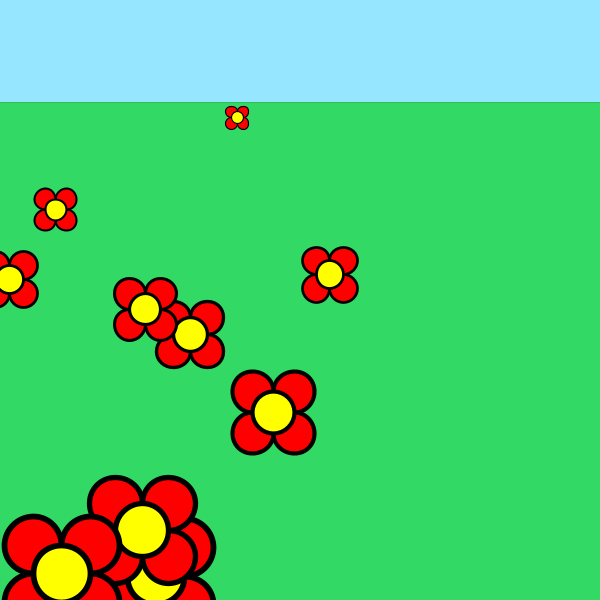
Frame 1 (no input)
Frame 60 (the mouse pressed at the canvas centre just before this capture): identical to frame 1, image omitted
Frame 120 (the mouse held since frame 60 and released just before this capture): identical to frame 1, image omitted

The Processing sketch that drew this single still picture (run headless with seeded random() and noise(); from frame 60 on, the mouse is pressed at the canvas centre):

// Processing sketch: processing_70903
// ── processing_70903.pde

//*****************************************
//*Assignment 2
//*Bryce Lewis
//*bklewis@brynmawr.edu
//*CS 110 - Section 1
//*9/19/2012
//*This program draws a randomized field of flowers.
//*When the mouse is pressed, a bee appears.
//*The bee's color and shape is determined by its location.
//*Pressing a key wipes the screen and restarts the program.
//*****************************************

void drawBackground(){
  
  //green field and blue sky
  background (50,random(150,255),100);
  strokeWeight(0);
  fill(150,230,255);
  rect(-3,-3,610,105);
  smooth();
  
  //loop that draws 10 flowers
  for(int i = 0; i <10;  i++){
 
    float a = random(0,600);
    float b = random(110,600);
 
    strokeWeight(b/100);
    fill(255,0,0);
    ellipse(a+b/20,b+b/20,b/10,b/10);
    ellipse(a-b/20,b+b/20,b/10,b/10);
    ellipse(a+b/20,b-b/20,b/10,b/10);
    ellipse(a-b/20,b-b/20,b/10,b/10);
    fill(255,255,0);
    ellipse(a,b,b/10,b/10);
  }
}

void setup(){
  size(600,600);
  drawBackground();
}

//printing mouse coordinates
void draw(){
  println (mouseX +"," + mouseY);
}

//click to create bees
void mousePressed(){
 
  float x = mouseX;
  float y = mouseY;
 
  if(x<600 && y>000 && y<600){
 
    //bee wings
    strokeWeight(y/100);
    fill(100,150,250);
    bezier(x,y-y/20,x-y/7.5,y-y/5,x+y/5,y-y/3.75,x,y-y/20);
    bezier(x-y/60,y-y/20,x-y/5,y-y/5,x+y/7.5,y-y/3.75,x-y/60,y-y/20);
  
    //bee body and color: color changes based on location
    //of mouseX and mouseY)
    if(x<255 && y<255){
    fill(x,y,100);
    }
    else if(x>=255 && y<255){
      fill(x-254,y,100);
    }
        else if(x<255 && y>=255){
    fill(x,y-254,100);
    }
    else if(x>=255 && y>=255){
      fill(x-254,y-254,100);
    }
    ellipse(x,y,7*y/30,y/7.5);
    strokeWeight(y/20);
    strokeCap(SQUARE);
    line(x,y+y/15,x,y-y/15);
    strokeWeight(y/100);
 
    //bee face & stinger
    ellipse(x-(y/10),y-(y/60),(y/100),(y/300));
    line(x-(11*y/100),y+(7*y/300),x-(7*y/75),y+(y/150));
    line(x+7*y/60,y,x+y/7.5,y);
 
    //bee stripes
    fill(0);
    beginShape();
    vertex(x+(y/20),y+(y/(53/3)));
    vertex(x+(y/12),y+(y/25));
    vertex(x+(y/12),y-(y/25)); 
    vertex(x+(y/20),y-(y/(56/3)));
    vertex(x+(y/20),y+(y/(53/3)));
    endShape();
 
    beginShape();
    vertex(x-(y/20),y+(y/(53/3)));
    vertex(x-(y/12),y+(y/26));
    vertex(x-(y/12),y-(y/26)); 
    vertex(x-(y/20),y-(y/(59/3)));
    vertex(x-(y/20),y+(y/(53/3)));
    endShape();
  }
}

//press to wipe
void keyPressed() {
  drawBackground();
}
